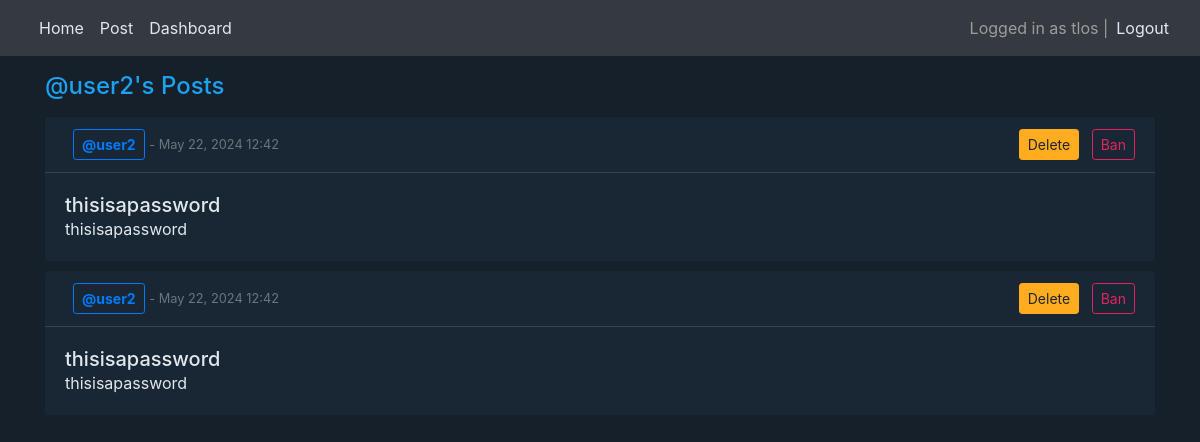
/user_profile/user2/ (signed in), run on the app's committed database.
### main/models.py (models this page shows, shortened)
class Post(models.Model):
    author = models.ForeignKey(User, on_delete=models.CASCADE)
    title = models.CharField(max_length=255)
    description = models.TextField()
    created_at = models.DateTimeField(auto_now_add=True)
    updated_at = models.DateTimeField(auto_now=True)

### main/views.py (the view)
# urls.py: path('user_profile/<str:username>/', views.user_profile, name='user_profile'),
@login_required(login_url='/login')
def user_profile(request, username):
    user = get_object_or_404(User, username=username)
    posts = Post.objects.filter(author=user)
    return render(request, 'main/user_profile.html', {'profile_user': user, 'posts': posts})

### main/templates/main/user_profile.html (shortened to what this page needs)
{% extends 'main/base.html' %}
{% block content %}
<h4 class='mt-3 mb-3' style='color: #1DA1F2;'>@{{ profile_user }}'s Posts</h4>
{% for post in posts %}
<div class='card mt-2'>
    <div class='card-header d-flex justify-content-between'>
        <div>
            <a href="{% url 'user_profile' username=post.author.username %}" class="btn btn-outline-primary btn-sm ml-2">
                <strong>@{{ post.author.username }}</strong>
            </a>
            <span class="text-muted small"> - {{ post.created_at|date:"M d, Y H:i" }}</span>
        </div>
        <div>
            {% if user == post.author or perms.main.delete_post %}
            <form method='POST' style="display:inline;">
                <button type='submit' class='btn btn-warning btn-sm' name='post_id' value="{{ post.id }}">Delete</button>
            </form>
            {% endif %}
            {% if user.is_staff %}
            <form method='POST' style="display:inline;">
                <button type='submit' class='btn btn-outline-danger btn-sm ml-2' name='user_id' value="{{ post.author.id }}">Ban</button>
            </form>
            {% endif %}
        </div>
    </div>
    <div class='card-body'>
        <h5 class='card-title'>{{ post.title }}</h5>
        <p class='card-text'>{{ post.description }}</p>
    </div>
</div>
{% endfor %}
{% endblock %}

### main/templates/main/base.html (shortened to what this page needs)
<!DOCTYPE html>
{% load static %}
<html lang="en">
<head>
    <link rel="stylesheet" href="{% static 'blogpost/css/bootstrap.min.css' %}">
</head>
<body>
    <nav class="navbar navbar-expand-lg navbar-dark bg-dark">
        <div class="container-fluid">
            <div>
                <ul class="navbar-nav">
                    <li class="nav-item">
                        <a class="nav-link" href="/home">Home</a>
                    </li>
                    <li class="nav-item">
                        <a class="nav-link" href="/create_post">Post</a>
                    </li>
                    <li class="nav-item">
                        <a class="nav-link" href="/user_dashboard">Dashboard</a>
                    </li>
                </ul>
            </div>
            <div>
                <ul class="navbar-nav">
                    {% if user.is_authenticated %}
                    <span class='navbar-text'>Logged in as {{ user.username }} | </span>
                    <li class="nav-item">
                        <form id="logout-form" method="POST" action="{% url 'logout' %}" style="display: inline;">
                            <button type="submit" class="nav-link btn btn-link pl-2 pt-2" style="padding: 0; margin: 0; border: none; background: none;">
                                Logout
                            </button>
                        </form>
                    </li>
                    {% else %}
                    <li class="nav-item">
                        <a class="nav-link" href="{% url 'login' %}">Login</a>
                    </li>
                    {% endif %}
                </ul>
            </div>
        </div>
    </nav>
    <div class="container">
        {% block content %}
        {% endblock content %}
    </div>
</body>
</html>

### main/templates/main/base.html (style rules this page uses)
body { background-color: #15202b; color: #e1e8ed; }
.navbar-dark .navbar-nav .nav-link { color: #e1e8ed; }
.card { background-color: #192734; border: none; margin-bottom: 10px; }
.card-header { background-color: #192734; border-bottom: 1px solid #38444d; }
.card-body { color: #e1e8ed; }
.card-title, .card-text { margin: 0; }
.btn-warning { background-color: #ffad1f; border-color: #ffad1f; }
.btn-outline-danger { color: #e0245e; border-color: #e0245e; }

### data on the page
Post: author.username "user2", created_at "May 22, 2024 12:42", {{ post.id }} 6 (drawn), title "thisisapassword", description "thisisapassword"
Post: author.username "user2", created_at "May 22, 2024 12:42", {{ post.id }} 7 (drawn), title "thisisapassword", description "thisisapassword"

### other printed values
{{ user.username }} "tlos"
{{ profile_user }} "user2"
